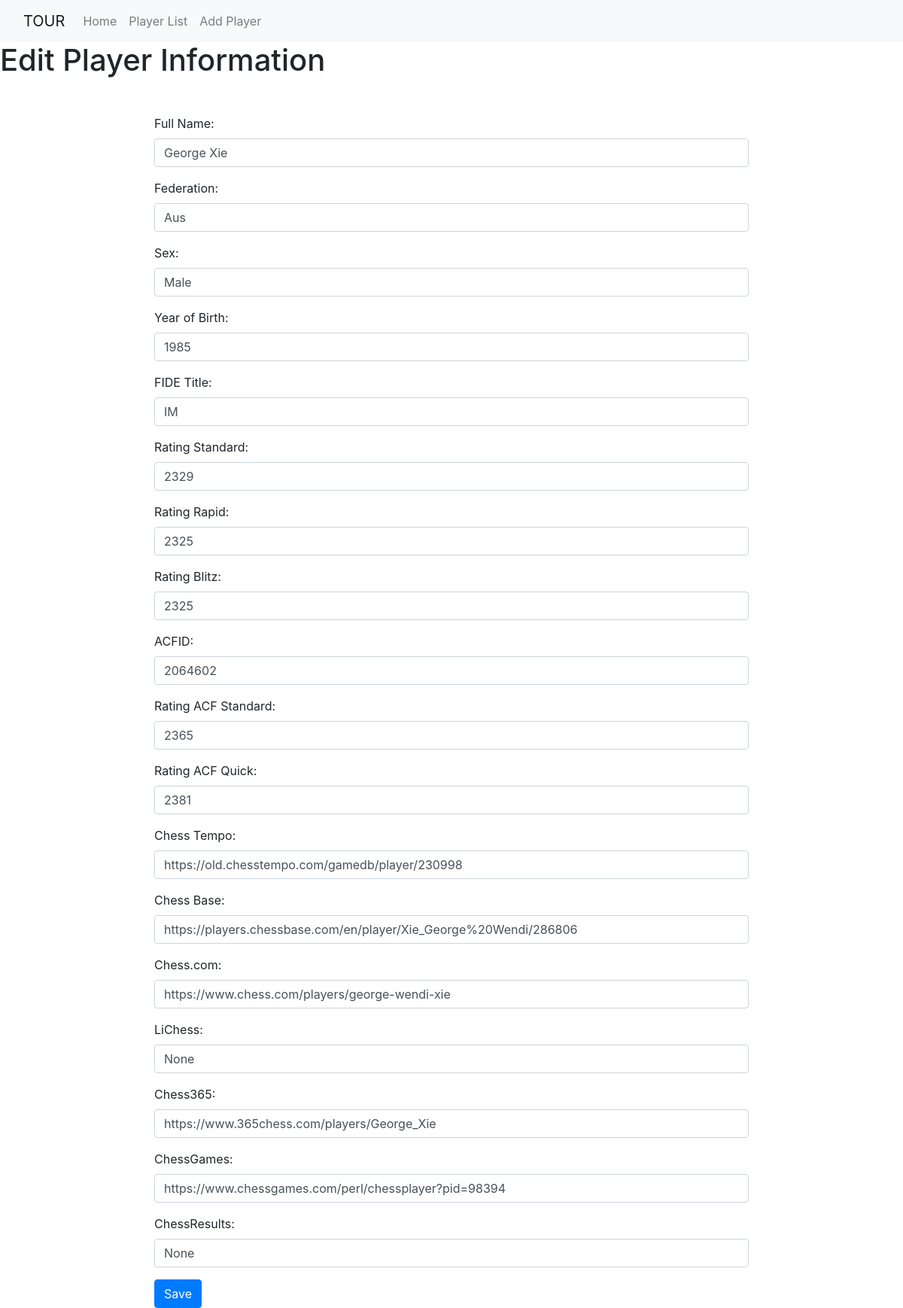
The page /edit_player/3202933 on the database its author committed.
### app.py (models this page shows, shortened)
class ChessPlayers(db.Model):
    FideID = db.Column(db.Integer, primary_key=True)
    FullName = db.Column(db.String(100), nullable=False)
    Federation = db.Column(db.String(100), nullable=True)
    Sex = db.Column(db.String(1), nullable=True)
    YearOfBirth = db.Column(db.Integer, nullable=True)
    FIDETitle = db.Column(db.String(10), nullable=True)
    RatingStandard = db.Column(db.Integer, nullable=True)
    RatingRapid = db.Column(db.Integer, nullable=True)
    RatingBlitz = db.Column(db.Integer, nullable=True)
    ACFID = db.Column(db.String(100), nullable=True)
    RatingACFStandard = db.Column(db.String(100), nullable=True)
    RatingACFQuick  = db.Column(db.String(100), nullable=True)
    ChessTempo = db.Column(db.String(100), nullable=True)
    ChessBase = db.Column(db.String(100), nullable=True)
    ChessCom = db.Column(db.String(100), nullable=True)
    LiChess = db.Column(db.String(100), nullable=True)
    Chess365 = db.Column(db.String(100), nullable=True)
    ChessGames = db.Column(db.String(100), nullable=True)
    ChessResults = db.Column(db.String(100), nullable=True)

### app.py (the view, shortened to what this page needs)
@app.route('/edit_player/<int:FideID>', methods=['GET', 'POST'])
def edit_player(FideID):
    player = ChessPlayers.query.get_or_404(FideID)
    return render_template('edit_player.html', player=player)

### templates/edit_player.html (shortened to what this page needs)
<!DOCTYPE html>
<html lang="en">
<head>
    <link href="https://stackpath.bootstrapcdn.com/bootstrap/4.5.2/css/bootstrap.min.css" rel="stylesheet">
</head>
<body>
    <nav class="navbar navbar-expand-lg navbar-light bg-light">
        <div class="container-fluid">
            <a class="navbar-brand" href="#">TOUR</a>
            <div class="collapse navbar-collapse" id="navbarNav">
                <ul class="navbar-nav">
                    <li class="nav-item">
                        <a class="nav-link" href="/">Home</a>
                    </li>
                    <li class="nav-item">
                        <a class="nav-link" href="/list_players">Player List</a>
                    </li>
                    <li class="nav-item">
                        <a class="nav-link" href="/add_chess_player">Add Player</a>
                    </li>
                </ul>
            </div>
        </div>
    </nav>
    <h1>Edit Player Information</h1>
        <div class="row justify-content-center">
            <div class="col-md-8">
                <form action="" method="POST" class="needs-validation" novalidate>
                    <div class="form-group">
                        <label for="FullName">Full Name:</label>
                        <input type="text" class="form-control" id="FullName" name="FullName" value="{{ player.FullName }}" required>
                    </div>
                    <div class="form-group">
                        <label for="Federation">Federation:</label>
                        <input type="text" class="form-control" id="Federation" name="Federation" value="{{ player.Federation }}">
                    </div>
                    <div class="form-group">
                        <label for="Sex">Sex:</label>
                        <input type="text" class="form-control" id="Sex" name="Sex" value="{{ player.Sex }}">
                    </div>
                    <div class="form-group">
                        <label for="YearOfBirth">Year of Birth:</label>
                        <input type="number" class="form-control" id="YearOfBirth" name="YearOfBirth" value="{{ player.YearOfBirth }}">
                    </div>
                    <div class="form-group">
                        <label for="FIDETitle">FIDE Title:</label>
                        <input type="text" class="form-control" id="FIDETitle" name="FIDETitle" value="{{ player.FIDETitle }}">
                    </div>
                    <div class="form-group">
                        <label for="RatingStandard">Rating Standard:</label>
                        <input type="number" class="form-control" id="RatingStandard" name="RatingStandard" value="{{ player.RatingStandard }}">
                    </div>
                    <div class="form-group">
                        <label for="RatingRapid">Rating Rapid:</label>
                        <input type="number" class="form-control" id="RatingRapid" name="RatingRapid" value="{{ player.RatingRapid }}">
                    </div>
                    <div class="form-group">
                        <label for="RatingBlitz">Rating Blitz:</label>
                        <input type="number" class="form-control" id="RatingBlitz" name="RatingBlitz" value="{{ player.RatingBlitz }}">
                    </div>
                    <div class="form-group">
                        <label for="ACFID">ACFID:</label>
                        <input type="text" class="form-control" id="ACFID" name="ACFID" value="{{ player.ACFID }}">
                    </div>
                    <div class="form-group">
                        <label for="RatingACFStandard">Rating ACF Standard:</label>
                        <input type="number" class="form-control" id="RatingACFStandard" name="RatingACFStandard" value="{{ player.RatingACFStandard }}">
                    </div>
                    <div class="form-group">
                        <label for="RatingACFQuick">Rating ACF Quick:</label>
                        <input type="number" class="form-control" id="RatingACFQuick" name="RatingACFQuick" value="{{ player.RatingACFQuick }}">
                    </div>
                    <div class="form-group">
                        <label for="ChessTempo">Chess Tempo:</label>
                        <input type="text" class="form-control" id="ChessTempo" name="ChessTempo" value="{{ player.ChessTempo }}">
                    </div>
                    <div class="form-group">
                        <label for="ChessBase">Chess Base:</label>
                        <input type="text" class="form-control" id="ChessBase" name="ChessBase" value="{{ player.ChessBase }}">
                    </div>
                    <div class="form-group">
                        <label for="ChessCom">Chess.com:</label>
                        <input type="text" class="form-control" id="ChessCom" name="ChessCom" value="{{ player.ChessCom }}">
                    </div>
                    <div class="form-group">
                        <label for="LiChess">LiChess:</label>
                        <input type="text" class="form-control" id="LiChess" name="LiChess" value="{{ player.LiChess }}">
                    </div>
                    <div class="form-group">
                        <label for="Chess365">Chess365:</label>
                        <input type="text" class="form-control" id="Chess365" name="Chess365" value="{{ player.Chess365 }}">
                    </div>
                    <div class="form-group">
                        <label for="ChessGames">ChessGames:</label>
                        <input type="text" class="form-control" id="ChessGames" name="ChessGames" value="{{ player.ChessGames }}">
                    </div>
                    <div class="form-group">
                        <label for="ChessResults">ChessResults:</label>
                        <input type="text" class="form-control" id="ChessResults" name="ChessResults" value="{{ player.ChessResults }}">
                    </div>
                    <button type="submit" class="btn btn-primary">Save</button>
                </form>
            </div>
        </div>
</body>
</html>

### rows shown on the page
ChessPlayers: FullName "George Xie", Federation "Aus", Sex "Male", YearOfBirth "1985", FIDETitle "IM", RatingStandard "2329", RatingRapid "2325", RatingBlitz "2325", ACFID "2064602", RatingACFStandard "2365", RatingACFQuick "2381", ChessTempo "https://old.chesstempo.com/gamedb/player/230998", ChessBase "https://players.chessbase.com/en/player/Xie_George%20Wendi/286806", ChessCom "https://www.chess.com/players/george-wendi-xie", LiChess "None", Chess365 "https://www.365chess.com/players/George_Xie", ChessGames "https://www.chessgames.com/perl/chessplayer?pid=98394", ChessResults "None"
